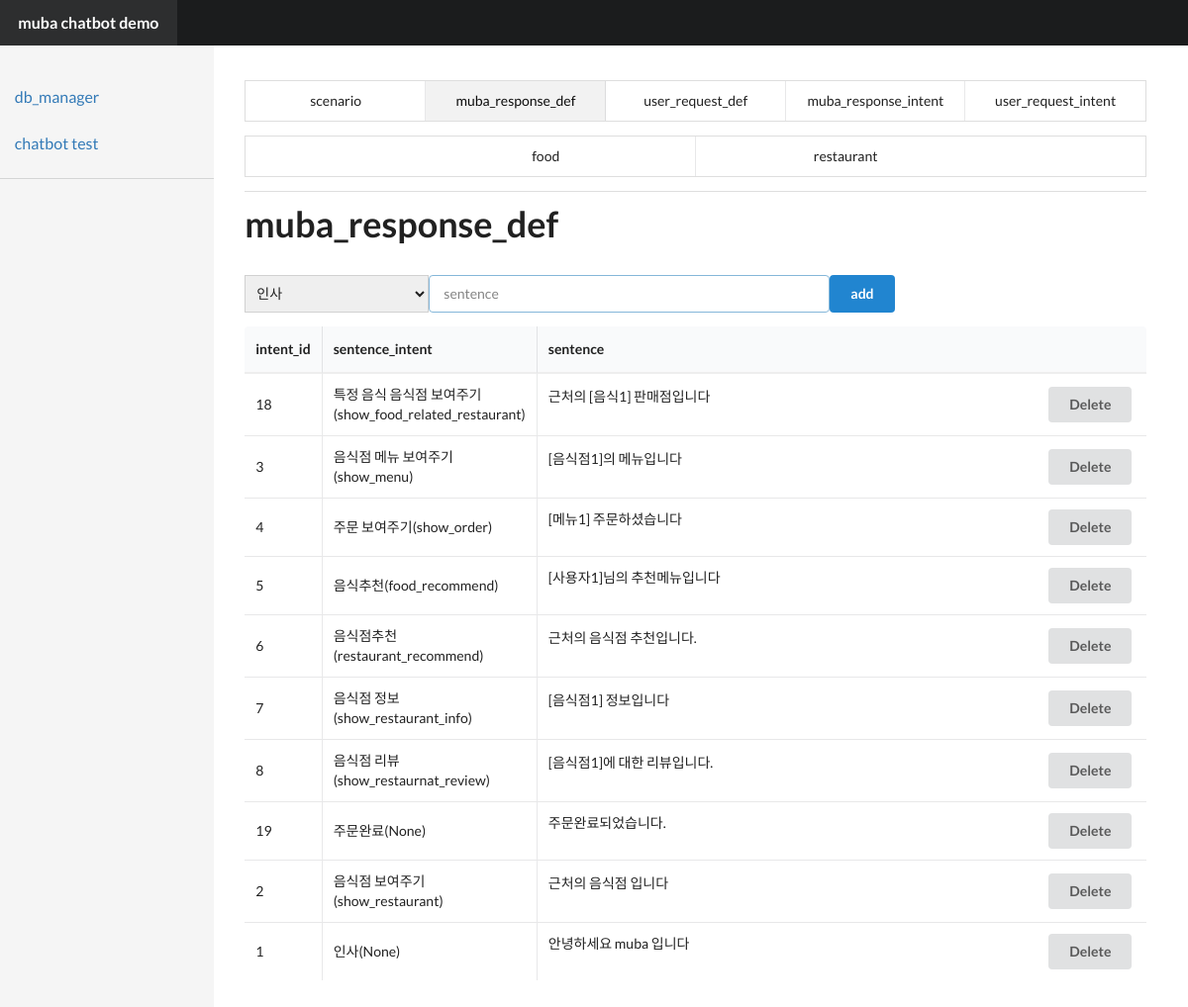
Screenshot of /chatbot/db_manage?table=muba_response_def with the database file from the repository.
### tables this page shows
CREATE TABLE "muba_response_intent" (
	`muba_response_intent_id`	INTEGER PRIMARY KEY AUTOINCREMENT,
	`intent_name`	TEXT,
	`func`	TEXT
);

CREATE TABLE `muba_response_def` (
	`sentence_id`	INTEGER PRIMARY KEY AUTOINCREMENT,
	`muba_response_intent_id`	INTEGER,
	`sentence`	TEXT
);

### app.py (the view, shortened to what this page needs)
@app.route('/chatbot/db_manage')
def db_manage():
    tables = ['scenario', 'muba_response_def', 'user_request_def', 'muba_response_intent','user_request_intent']
    tables+=['food','restaurant']
    cur_table = request.args.get('table', default='scenario', type=str)
    intent_list=[]
    if cur_table=='muba_response_intent':
        response_intents=query_db('select * from muba_response_intent')
        table_info=response_intents
        response = render_template('manage.html', table_info=table_info, tables=tables, cur_table=cur_table)
        return response
    elif cur_table=='user_request_intent':
        response_intents=query_db('select * from user_request_intent')
        table_info=response_intents
        response = render_template('manage.html', table_info=table_info, tables=tables, cur_table=cur_table)
        return response
    elif cur_table=='food':
        food_info=query_db('select * from food')
        table_info = food_info
        response = render_template('manage.html', table_info=table_info, tables=tables, cur_table=cur_table)
        return response
    elif cur_table=='restaurant':
        page = request.args.get('page', default=1, type=int)
        rest_info=query_db('select * from restaurant LIMIT ? OFFSET ?;',[50,50*(page-1)])
        table_info = rest_info
        response = render_template('manage.html', table_info=table_info, tables=tables, cur_table=cur_table,page=page)
        return response
    elif cur_table=='muba_response_def':
        response_def=query_db('select * from muba_response_def')
        for idx,rd in enumerate(response_def):
            x=query_db('select intent_name,func from muba_response_intent where muba_response_intent_id  = ?',[rd[1]],one=True)
            if len(x)==2:
                response_def[idx]=rd+(x[0],x[1],)
        table_info=response_def
        intent_list=query_db('select muba_response_intent_id,intent_name from muba_response_intent')
    response = render_template('manage.html',table_info=table_info,tables=tables,cur_table=cur_table,intent_list=intent_list)
    return response

### app.py (called while the page is built)
def get_db():
    top = _app_ctx_stack.top
    if not hasattr(top, 'sqlite_db'):
        top.sqlite_db = sqlite3.connect(DATABASE)
    return top.sqlite_db

@app.teardown_appcontext
def close_connection(exception):
    top = _app_ctx_stack.top
    if hasattr(top, 'sqlite_db'):
        top.sqlite_db.close()

def query_db(query, args=(), one=False):
    cur = get_db().execute(query, args)
    rv = cur.fetchall()
    cur.close()
    return (rv[0] if rv else None) if one else rv

### templates/manage.html (shortened to what this page needs)
<!DOCTYPE html>
<html>
{% extends 'layout.html' %}
{% block title %}
    <div class="ui five item menu">
        {% for table in tables[:5] %}
            {% if table==cur_table %}<a class="active item">{{ table }}</a>
            {% else %}  <a class="item" href="?table={{ table }}">{{ table }}{% endif %}</a>
        {% endfor %}
    </div>
    <div class="ui three item menu">
    {% for table in tables[5:] %}
            {% if table==cur_table %}<a class="active item">{{ table }}</a>
            {% else %}  <a class="item" href="?table={{ table }}">{{ table }}{% endif %}</a>
        {% endfor %}
    </div>
{% endblock %}
{% block content %}
    <div class="row">
        <h1 class="ui huge header">{{ cur_table }}</h1>
    </div>
    <div class="row">
        <table class="ui celled table">
            {% if cur_table=='muba_response_def' %}
                <form class="form-inline" action="/chatbot/db_manage/item_add" method="post">
                <select name="intent_id" class="form-control ui search dropdown">
                    {% for rd in intent_list %}
                        <option value={{ rd[0] }}>{{ rd[1] }}</option>
                    {% endfor %}
                </select>
                <div class="ui input focus">
                    <input type="text" size=50 placeholder="sentence" name="sentence" value="">
                </div>
                <button type="submit" class="ui primary button">
                    add
                </button>
                </form>
                <thead>
                <tr>
                    <th class="collapsing">intent_id</th>
                    <th class="collapsing">sentence_intent</th>
                    <th>sentence</th>
                </tr>
                </thead>
                <tbody>
                {% for rd in table_info %}
                    <tr>
                        <td data-label="muba_response_intent_id">{{ rd[1] }}</td>
                        <td data-label="intent_name">{{ rd[3] }}({{ rd[4] }})</td>
                        <td data-label="sentence">{{ rd[2] }}<button onclick='location="/chatbot/db_manage/item_delete?table={{ cur_table }}&id={{ rd[0] }}"' style="float:right" class="ui button">Delete</button></td>
                    </tr>
                {% endfor %}
                </tbody>
            {% endif %}
        </table>
    </div>
{% endblock %}

### static/stylesheets/default.css (style rules this page uses)
body { -webkit-font-smoothing: antialiased; -moz-osx-font-smoothing: grayscale; text-rendering: optimizeLegibility; }
.ui.menu { border-radius: 0; box-shadow: none; margin-bottom: 0; -moz-font-feature-settings: "smcp" 0, "onum" 0; -ms-font-feature-settings: "smcp" 0, "onum" 0; -o-font-feature-settings: "smcp" 0, "onum" 0; -webkit-font-feature-settings: "smcp" 0, "onum" 0; font-feature-settings: "smcp" 0, "onum" 0; }

### templates/layout.html (style rules this page uses)
body { display: relative; }
#content h1 { font-size: 36px; }
#content table.ui.table { border: none; }
#content table.ui.table thead th { border-bottom: 2px solid #eee !important; }

### rows the page displays
muba_response_intent: intent_name "특정 음식 음식점 보여주기", func "show_food_related_restaurant"
muba_response_def: sentence "근처의 [음식1] 판매점입니다"
muba_response_intent: intent_name "음식점 메뉴 보여주기", func "show_menu"
muba_response_def: sentence "[음식점1]의 메뉴입니다"
muba_response_intent: intent_name "주문 보여주기", func "show_order"
muba_response_def: sentence "[메뉴1] 주문하셨습니다"
muba_response_intent: intent_name "음식추천", func "food_recommend"
muba_response_def: sentence "[사용자1]님의 추천메뉴입니다"
muba_response_intent: intent_name "음식점추천", func "restaurant_recommend"
muba_response_def: sentence "근처의 음식점 추천입니다."
muba_response_intent: intent_name "음식점 정보", func "show_restaurant_info"
muba_response_def: sentence "[음식점1] 정보입니다"
muba_response_intent: intent_name "음식점 리뷰", func "show_restaurnat_review"
muba_response_def: sentence "[음식점1]에 대한 리뷰입니다."
muba_response_intent: intent_name "주문완료"
muba_response_def: sentence "주문완료되었습니다."
muba_response_intent: intent_name "음식점 보여주기", func "show_restaurant"
muba_response_def: sentence "근처의 음식점 입니다"
muba_response_intent: intent_name "인사"
muba_response_def: sentence "안녕하세요 muba 입니다"

### other values shown
{{ text }} "db_manager chatbot test"
{{ table }} "scenario" "user_request_def" "muba_response_intent" "user_request_intent"
{{ table }} "muba_response_def"
{{ table }} "food" "restaurant"
{{ cur_table }} "muba_response_def"
{{ rd[1] }} "18" "3" "4" "5" "6" "7" "8" "19" "2" "1"
{{ rd[4] }} "None" "None"
form field intent_id "인사"
